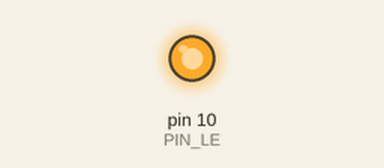
Simulated run of this sketch. Board: Arduino Uno, built with avr-gcc and run on an emulated ATmega328P. Shown: output pins drawn as LEDs (lit = HIGH). What the sketch prints to the serial monitor is not drawn.

Above: at 0.1 s.
Timing chart, 0 to 1.6 s (numbered marks = the images above):
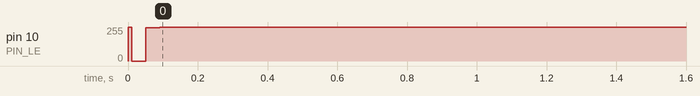

The sketch:

pll_include.h.ino
```cpp
#include <SPI.h>

#define PIN_LE 10
#define F_2400_MHZ 0x00780000
#define F_2600_MHZ 0x00820000
#define DEBUG_VALUE 1
#define PHASE 1

//Do not Change R1 to R5
#define R1_DEFAULT 0x08008011
#define R2_DEFAULT 0x00004E42
#define R3_DEFAULT 0x000004B3
#define R4_DEFAULT 0x0085003C
#define R5_DEFAULT 0x00580005

#define REF_FREQ 10   // 10 MHz Reference
#define MOD_VALUE 4095
#define PIN_LE 10


uint8_t Debug = DEBUG_VALUE;
uint32_t ADF4350_REG[6];


typedef struct
{
  uint32_t ADF4350_REG[6];
  uint32_t FRAC = 0;
  uint32_t MOD = 2;
  uint32_t freqMHz = 2400;
  uint32_t INT;
  uint32_t FRACTION;

  void define_MOD_and_FRAC()
  {
    switch (FRACTION)
    {
      case 1:
      FRAC = 1;
      MOD = 10;
      break;

      case 2:
      FRAC = 1;
      MOD = 10;
      break;

      case 3:
      FRAC = 3;
      MOD = 10;
      break;

      case 4:
      FRAC = 2;
      MOD = 5;
      break;

      case 5:
      FRAC = 1;
      MOD = 2;
      break;

      case 6:
      FRAC = 3;
      MOD = 5;
      break;

      case 7:
      FRAC = 7;
      MOD = 10;
      break;

      case 8:
      FRAC = 4;
      MOD = 5;
      break;

      case 9:
      FRAC = 9;
      MOD = 10;
      break;
    }
    return;
  }
// Eingabe in MHz!
void setFrequency(uint32_t freqMHz)
{
  // Plausibilitätscheck
  if (freqMHz < 138 || freqMHz > 4400) {  // ADF4350: 137.5 MHz … 4.4 GHz
    if (Debug) { Serial.println("Freq out of range"); }
    return;
  }

  // Divider wählen, damit Fvco in [2200..4400] MHz liegt
  uint8_t divSel = 0;   // 0: /1, 1:/2, 2:/4, 3:/8, 4:/16
  uint8_t divVal = 1;
  while ((uint64_t)freqMHz * divVal < 2200UL) {   // <== korrekt: 2.2 GHz
    divSel++;
    divVal <<= 1;
    if (divSel > 4) { if (Debug) Serial.println("Too low for /16"); return; }
  }
  double Fvco_Hz = (double)freqMHz * (double)divVal;

  // INT/FRAC berechnen: Fvco = (INT + FRAC/MOD)*fPFD
  const uint32_t fPFD = REF_FREQ;
  double N = Fvco_Hz / (double)fPFD;
  INT  = (uint32_t)floor(N);
  FRACTION = (uint32_t)((N - (double)INT) * 10);
  define_MOD_and_FRAC();

  if (FRAC == MOD) { INT += 1; FRAC = 0; }  // sauber rundungsfest

  // Mindest-INT prüfen bei Prescaler 8/9 (PR1=1): INT >= 75
  if (INT < 75) { if (Debug) Serial.println("INT < 75 (8/9)"); return; }  // :contentReference[oaicite:6]{index=6}

  // Register berechnen

  // R0
  ADF4350_REG[0] = (INT << 15) | (FRAC << 3) | 0x0;

  // R1 (PR1=8/9, PHASE=1, MOD), C3..C1=001
  ADF4350_REG[1] = (1u << 27) | (PHASE << 15) | (MOD << 3) | 0x01;

  ADF4350_REG[2] = R2_DEFAULT;

  // R3 (Clock Divider aus, CSR aus)
  ADF4350_REG[3] = R3_DEFAULT;

  uint32_t BS = 80u;
  ADF4350_REG[4] =
      (1u << 23) |                  // Feedback = FUNDAMENTAL
      ((uint8_t)divSel << 20) |     // RF Divider Select
      (BS << 12) |                  // 8-BIT BAND SELECT CLOCK DIVIDER VALUE
      (1u << 5) |                   // RF OUT enable
      (3u << 3) |                   // Output power = +5 dBm
      4u;                           // C3..C1 = 100 (R4)                                    // :contentReference[oaicite:13]{index=13}

  // R5 (LD pin = Digital Lock Detect), C3..C1=101
  ADF4350_REG[5] = R5_DEFAULT;                                                             // :contentReference[oaicite:14]{index=14}

  // Schreiben
  for (int i = 5; i >= 0; --i) {
    writeRegister(ADF4350_REG[i]);
    delay(10);
  }

  // Debug
  if (Debug) {
    Serial.print("Freq Set: "); Serial.print(freqMHz); Serial.println(" MHz");
    Serial.print("VCO: "); Serial.print(Fvco_Hz / 1e6); Serial.println(" MHz"); // korrekt in MHz
    Serial.print("INT="); Serial.print(INT);
    Serial.print(" FRAC="); Serial.print(FRAC);
    Serial.print("  DIV=/"); Serial.println(divVal);
    for (int i=0;i<6;i++){ Serial.print("R");Serial.print(i);Serial.print("=0x"); Serial.println(ADF4350_REG[i], HEX); }
  }
}
} pll;


// Beispiel-Registerwerte
uint32_t regs[6] = {
  F_2400_MHZ, // R0 – f_PPL
  R1_DEFAULT, // R1
  R2_DEFAULT, // R2
  R3_DEFAULT, // R3
  R4_DEFAULT, // R4
  R5_DEFAULT  // R5 – zuerst schreiben
};


void writeRegister(uint32_t val) {
  digitalWrite(PIN_LE, LOW);
  SPI.transfer((val >> 24) & 0xFF);
  SPI.transfer((val >> 16) & 0xFF);
  SPI.transfer((val >> 8)  & 0xFF);
  SPI.transfer(val & 0xFF);
  digitalWrite(PIN_LE, HIGH);
}

void setup() {

  pinMode(PIN_LE, OUTPUT);
  digitalWrite(PIN_LE, HIGH);
  Serial.begin(115200);
  SPI.begin();
  SPI.beginTransaction(SPISettings(100000, MSBFIRST, SPI_MODE0));

  // Reihenfolge R5→R0
  for(int i = 5; i >= 0; i--) {
    writeRegister(regs[i]);
    delay(10);
  }
  Serial.print("setup done!\n PLL Set to Default: 2400 MHz \n\n Waiting for: \"F= [You'reFrequencyInMHz]\" ");
}
```

Measured:
- by itself, pin 10 (PIN_LE): 255/255 → 0/255 at 0.01 s, → 250/255 0.04 s later, → 255/255 0.04 s later
